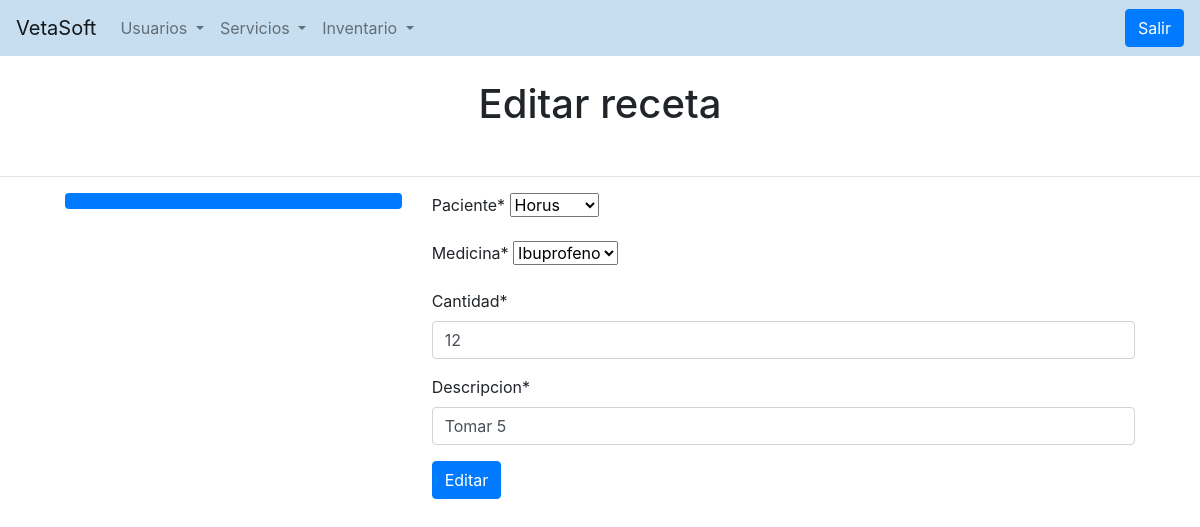
The app's page /modificar-receta/1/ (signed in) with its own data.
### servicios/models.py (models this page shows, shortened)
class agendamiento_citas(models.Model):
    paciente = models.ForeignKey(pacientes,  on_delete=models.CASCADE)
    tipo_cita = models.ForeignKey(tipo_cita, on_delete=models.CASCADE)
    fecha_cita = models.DateField(blank=False)
    motivo_cita = models.CharField(max_length=120)
    nombre_veterinario = models.ForeignKey(veterinario, on_delete=models.CASCADE)
    class Meta:
        verbose_name="Agendamiento Cita"
    def __str__(self):
        return "%s" % (self.paciente)

class receta_medica(models.Model):
    paciente = models.ForeignKey(agendamiento_citas, on_delete=models.CASCADE)
    medicina = models.ForeignKey(medicina, on_delete=models.CASCADE)
    cantidad = models.IntegerField(null=False)
    descripcion = models.CharField(max_length=250, blank=False)
    class Meta:
        verbose_name = "Receta Medica"

### servicios/views.py (the view, shortened to what this page needs)
# urls.py: path('modificar-receta/<id>/', views.modificar_receta, name="modificar_receta"),
@login_required
def modificar_receta(request, id):
    citas = get_object_or_404(receta_medica, id=id)
    data = {'formu': FormularioReceta(instance=citas)}
    return render(request, "servicios/modificar_receta.html", data)

### servicios/forms.py
class FormularioReceta(forms.ModelForm):
    class Meta:
        model = receta_medica
        fields = '__all__'

### inventariado/models.py (called while the page is built)
    def __str__(self):
        return self.nombre_medicina

### usuarios/models.py (called while the page is built)
    def __str__(self):
        return self.nombre

### servicios/templates/servicios/modificar_receta.html (shortened to what this page needs)
{% extends  'registration/base.html' %}
{% load crispy_forms_tags %}
{% block content %}
<br>
<center><h1>Editar receta</h1></center>
<br>
<hr style="width: 1200px;">
<div class="row" style="margin-left: 50px; margin-right: 50px;">
    <div class="col-4">
      <div class="nav flex-column nav-pills" id="v-pills-tab" role="tablist" aria-orientation="vertical">
        <a class="nav-link active" id="v-pills-home-tab" data-toggle="pill" href="#v-pills-home" role="tab" aria-controls="v-pills-home" aria-selected="true"></a>
        <a class="nav-link" id="v-pills-profile-tab" data-toggle="pill" href="#v-pills-profile" role="tab" aria-controls="v-pills-profile" aria-selected="false"></a>
      </div>
    </div>
    <div class="col-8">
      <div class="tab-content" id="v-pills-tabContent">
        <div class="tab-pane fade show active" id="v-pills-home" role="tabpanel" aria-labelledby="v-pills-home-tab"><form action="" method="POST">
          {{formu|crispy}}
        <button type="submit" class="btn btn-primary">Editar</button>
          </form></div>
      </div>
    </div>
  </div>
{% endblock %}

### records on screen
agendamiento_citas: paciente "Horus"
receta_medica: medicina "Ibuprofeno", cantidad "12", descripcion "Tomar 5"
